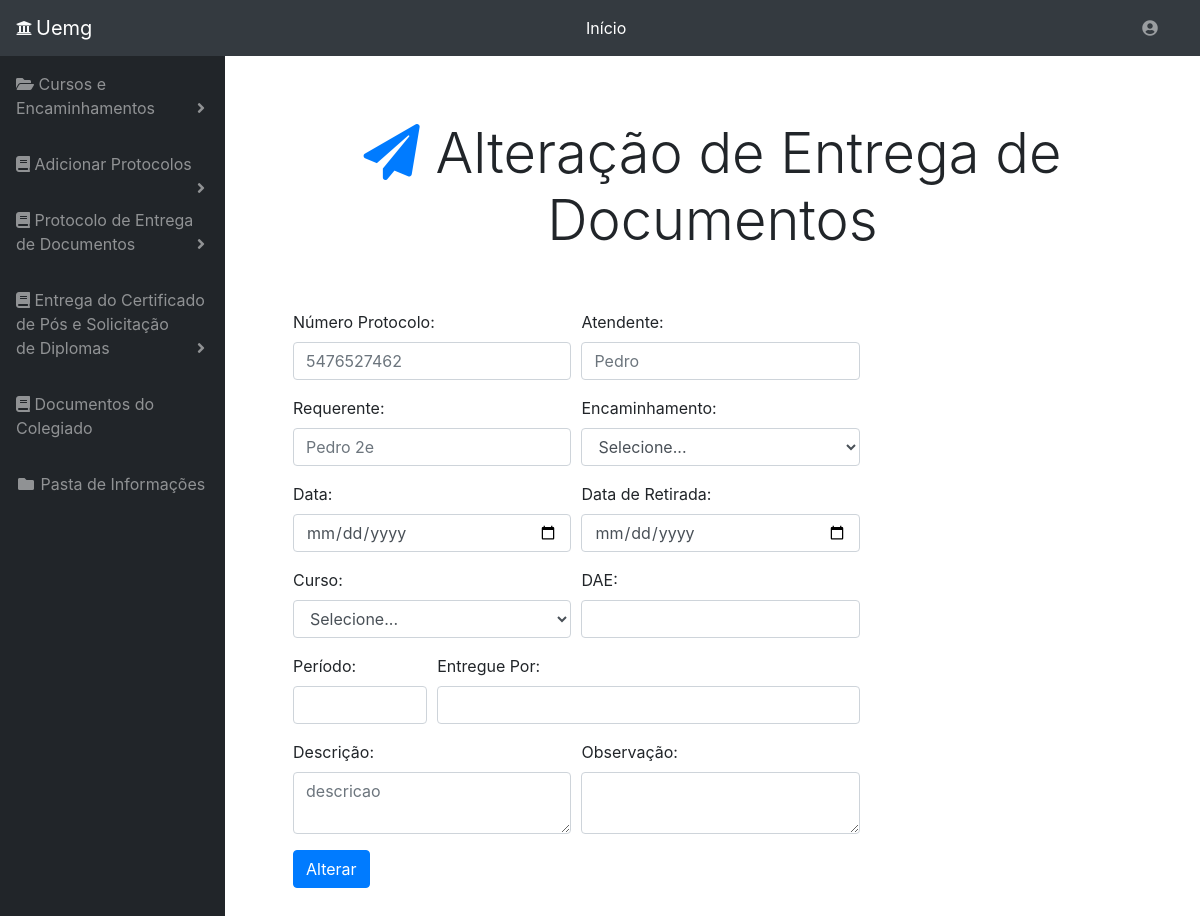
The page /alteraentrega.php?id=8 on the database its author committed.
### tables this page shows
CREATE TABLE `addentregaprotocolos` (
  `id` int(11) NOT NULL,
  `numproto` varchar(20) NOT NULL,
  `nome` varchar(255) NOT NULL,
  `atendente` varchar(255) NOT NULL,
  `curso` varchar(255) NOT NULL,
  `periodo` varchar(255) NOT NULL,
  `data` date NOT NULL,
  `dataretirada` date NOT NULL,
  `entregue` varchar(255) NOT NULL,
  `descricao` varchar(300) NOT NULL,
  `observacao` varchar(255) NOT NULL,
  `dae` varchar(255) NOT NULL,
  `encaminhamento` varchar(255) NOT NULL,
  `vencimento` varchar(250) NOT NULL,
  `datavencimento` date NOT NULL,
  `status` tinyint(1) NOT NULL
);

### alteraentrega.php (the view, shortened to what this page needs)
<!DOCTYPE html>
<head>
    <link rel="stylesheet" href="https://stackpath.bootstrapcdn.com/bootstrap/4.1.3/css/bootstrap.min.css">
    <link rel="stylesheet" type="text/css" media="screen" href="menu.css" />
    <link rel="stylesheet" href="https://use.fontawesome.com/releases/v5.5.0/css/all.css">
</head>
<body id="page-top">
    <nav class="navbar navbar-expand navbar-dark bg-dark static-top">
      <i class="fas fa-university text-light mr-1"></i>
      <a class="navbar-brand mr-1" href="menu.php">Uemg</a>
       <form class="d-none d-md-inline-block form-inline ml-auto mr-0 mr-md-3 my-2 my-md-0">
        <ul class="navbar-nav ml-auto ml-md-0">
            <li class="nav-item dropdown no-arrow">
              <a class="nav-link dropdown-toggle text-white" href="menu.php" id="userDropdown" role="button" >
                Início
              </a>
            </li>
        </ul>
       </form>
      <form class="d-none d-md-inline-block form-inline ml-auto mr-0 mr-md-3 my-2 my-md-0">
        <ul class="navbar-nav ml-auto ml-md-0">
          <li class="nav-item dropdown no-arrow">
            <a class="nav-link dropdown-toggle" href="#" id="userDropdown" role="button" data-toggle="dropdown" aria-haspopup="true" aria-expanded="false">
               <i class="fas fa-user-circle fa-fw"></i>
             </a>
         </li>
        </ul>
      </form>
    </nav>
    <div id="wrapper">
      <ul class="sidebar navbar-nav">
        <li class="nav-item dropdown">
          <a class="nav-link dropdown-toggle" href="#" id="pagesDropdown" role="button" data-toggle="dropdown" aria-haspopup="true" aria-expanded="false">
            <i class="fa fa-folder-open" aria-hidden="true"></i>
            <span>Cursos e <br> Encaminhamentos</span>
          </a>
        </li>
        <li class="nav-item dropdown">
          <a class="nav-link dropdown-toggle" href="#" id="pagesDropdown" role="button" data-toggle="dropdown" aria-haspopup="true" aria-expanded="false">
            <i class="fa fa-book" aria-hidden="true"></i>
            <span>Adicionar Protocolos</span></a>
        </li>
        <li class="nav-item dropdown">
          <a class="nav-link dropdown-toggle" href="#" id="pagesDropdown" role="button" data-toggle="dropdown" aria-haspopup="true" aria-expanded="false">
            <i class="fa fa-book" aria-hidden="true"></i>
            <span>Protocolo de Entrega de Documentos</span></a>
        </li>
         <li class="nav-item dropdown">
          <a class="nav-link dropdown-toggle" href="#" id="pagesDropdown" role="button" data-toggle="dropdown" aria-haspopup="true" aria-expanded="false">
            <i class="fa fa-book" aria-hidden="true"></i>
            <span>Entrega do Certificado de Pós e Solicitação <br> de Diplomas</span></a>
        </li>
        <li class="nav-item">
          <a class="nav-link" href="doccolegiado.php">
            <i class="fa fa-book" aria-hidden="true"></i>
            <span>Documentos do Colegiado</span></a>
        </li>
        <li class="nav-item">
          <a class="nav-link" href="pastainfo.php">
            <i class="fas fa-fw fa-folder"></i>
            <span>Pasta de Informações</span></a>
        </li>
      </ul>
<div id="content-wrapper">
        <div class="container-fluid">
             <?php
              $servername = "127.0.0.1";
              $database = "protocolos";
              $username = "root";
              $password = "";
              $id=$_GET['id'];
              $conn = mysqli_connect($servername, $username, $password, $database);
              $sql = "SELECT * FROM addentregaprotocolos WHERE id='$id'";
                  $consulta = mysqli_query($conn, $sql);
              while( $dados = mysqli_fetch_assoc($consulta)){
              ?>
             <div class="row">
      <div class="col-12 text-center my-5">
        <h1 class="display-4"><i class="fa fa-paper-plane text-primary mr-3" aria-hidden="true"></i>Alteração de Entrega de Documentos</h1>
      </div>
    </div>
    <div class="row mb-5 justifiy-content-center">
      <div class="col-sm-12 col-md-10 col-lg-8">
        <form method="post" action="funções/mudaentregadoc.php?id=<?php echo $dados['id']; ?>">
          <div class="form-row ml-5">
            <div class="form-group col-sm-6 ">
              <label for="inputNumProto">Número Protocolo:</label>
              <input type="text" class="form-control" id="inputNumProto" name="numproto" placeholder="<?php echo $dados['numproto']; ?>" required="">
            </div>
            <div class="form-group col-sm-6">
              <label for="inputNomeAtendente">Atendente:</label>
              <input type="text" class="form-control" id="inputNomeAtendetne" name="nomeatendente" placeholder="<?php echo $dados['atendente']; ?>" required="">
            </div>
          </div>
           <div class="form-row ml-5">
                <div class="form-group col-sm-6 ">
                  <label for="inputNomeAten">Requerente:</label>
                  <input type="text" class="form-control" id="inputNomeAten" name="nomeatendido" placeholder="<?php echo $dados['nome']; ?>e" required="">
                </div>
                <div class="form-group col-sm-6">
              <label for="inputEncaminhamento">Encaminhamento:</label>
              <select id="inputEncaminhamento" class="form-control" name="encaminhamento">
                <option selected>Selecione...</option>
                     <?php
                        $servername = "127.0.0.1";
                        $database = "protocolos";
                        $username = "root";
                        $password = "";
                          $conn = mysqli_connect($servername, $username, $password, $database);
                          $sql = "SELECT * FROM encaminhamento";
                          $consulta = mysqli_query($conn, $sql);
                          while( $dados = mysqli_fetch_assoc($consulta)){
                                echo "<option>".$dados['encaminhamento']."</option>";
                           }
                     ?>
              </select>
            </div>
          </div>
          <div class="form-row ml-5">
            <div class="form-group col-sm-6">
              <label for="inputData">Data:</label>
              <input type="date" class="form-control" id="inputData" name="data" required="">
            </div>
            <div class="form-group col-sm-6">
              <label for="inputDataRetirada">Data de Retirada:</label>
              <input type="date" class="form-control" id="inputDataRetirada" name="dataretirada" required="">
            </div>
          </div>
          <div class="form-row ml-5">
          <div class="form-group col-sm-6">
              <label for="inputCurso">Curso:</label>
              <select id="inputCurso" class="form-control" name="curso">
                <option selected>Selecione...</option>
                     <?php
                        $servername = "127.0.0.1";
                        $database = "protocolos";
                        $username = "root";
                        $password = "";
                          $conn = mysqli_connect($servername, $username, $password, $database);
                          $sql = "SELECT * FROM curso";
                          $consulta = mysqli_query($conn, $sql);
                          while( $dados = mysqli_fetch_assoc($consulta)){
                                echo "<option>".$dados['curso']."</option>";
                           }
                     ?>
              </select>
            </div>
            <div class="form-group col-sm-6">
              <label for="inputDAE">DAE:</label>
              <input type="text" id="inputDAE" class="form-control" name="DAE" required="" placeholder="<?php echo $dados['dae']; ?>">
            </div>
          </div>
          <div class="form-row ml-5">
            <div class="form-group col-sm-3">
              <label for="inputPeriodo">Período:</label>
              <input type="text" class="form-control" id="inputPeriodo" name="periodo" required="" <?php echo $dados['periodo']; ?>>
            </div>
            <div class="form-group col-sm-9">
              <label for="inputEntregue">Entregue Por: </label>
              <input type="text" class="form-control" id="inputEntregue" name="entregue" required="" <?php echo $dados['entregue']; ?>>
            </div>
          </div>
          <div class="form-row ml-5">
            <div class="form-group col-sm-6 ">
              <label for="inputDescricao">Descrição:</label>
              <textarea class="form-control" id="inputDescricao" name="descricao" placeholder="descricao"></textarea>
            </div>
            <div class="form-group col-sm-6 ">
              <label for="inputObservacao">Observação:</label>
              <textarea class="form-control" id="inputObservacao" name="observacao"></textarea>
            </div>
          </div>
          <div class="form-row ml-5">
            <div class="col-sm-12">
              <button type="submit" class="btn btn-primary" >Alterar</button>
          </div>
        <?php } ?>
        </div>
      </form>
    </div>
  </div>
        </div>
  </div>
  </body>
</html>

### menu.css (style rules this page uses)
body { height: 100%; }
#wrapper { display: -webkit-box; display: -ms-flexbox; display: flex; }
#wrapper #content-wrapper { overflow-x: hidden; width: 100%; padding-top: 1rem; padding-bottom: 80px; }
.navbar-nav .nav-item.dropdown .dropdown-toggle::after { width: 1rem; text-align: center; float: right; vertical-align: 0; border: 0; font-weight: 900; content: '\f105'; font-family: 'Font Awesome 5 Free'; }
.navbar-nav .nav-item.dropdown.no-arrow .dropdown-toggle::after { display: none; }
.sidebar { width: 90px !important; background-color: #212529; min-height: calc(100vh - 56px); }
.sidebar .nav-item:last-child { margin-bottom: 1rem; }
.sidebar .nav-item .nav-link { text-align: center; padding: 0.75rem 1rem; width: 90px; }
.sidebar .nav-item .nav-link span { font-size: 0.65rem; display: block; }
.sidebar .nav-item.dropdown .dropdown-toggle::after { display: none; }
.sidebar .nav-item .nav-link { color: rgba(255, 255, 255, 0.5); }
@media (min-width: 768px) { .sidebar { width: 225px !important; } }
@media (min-width: 768px) { .sidebar .nav-item .nav-link { display: block; width: 100%; text-align: left; padding: 1rem; width: 225px; } }
@media (min-width: 768px) { .sidebar .nav-item .nav-link span { font-size: 1rem; display: inline; } }
@media (min-width: 768px) { .sidebar .nav-item.dropdown .dropdown-toggle::after { display: block; } }
button { background-color: white; border-style: solid; border-color: white; }

### rows shown on the page
addentregaprotocolos: numproto "5476527462", nomeatendente "Pedro", nomeatendido "Pedro 2e"
